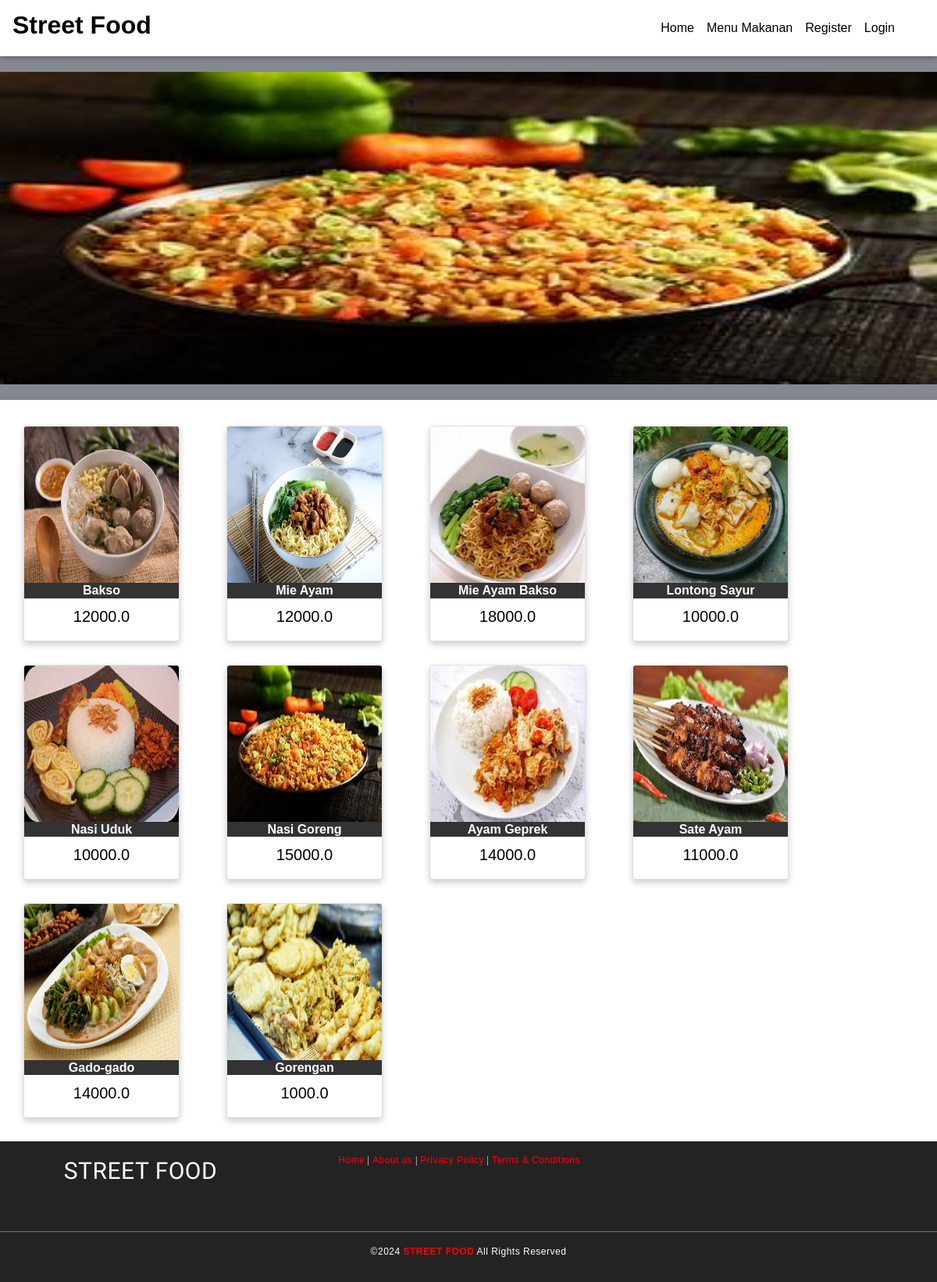
Screenshot of /allfood with the database file from the repository.
### foodapp/models.py (models this page shows)
class Food(models.Model):
	FoodId    = models.AutoField(primary_key=True)
	FoodName  = models.CharField(max_length=30)
	FoodCat   = models.CharField(max_length=30)
	FoodPrice = models.FloatField(max_length=15)
	FoodImage = models.ImageField(upload_to='media',default='')
	class Meta:
		db_table = "FP_Food"

### foodapp/views.py (the view)
# urls.py: path('allfood',views.showfood),
def showfood(request):
	foods = Food.objects.all()
	return render(request,'foodlist.html',{'foodlist':foods})

### Templates/foodapp/foodlist.html (shortened to what this page needs)
<!DOCTYPE html>
<html lang="en" dir="ltr">
  <head>
	{% load static %}
    <link rel="stylesheet" type="text/css" href="{% static 'css/imperial_style.css' %}">
    <link rel="stylesheet" type="text/css" href="{% static 'css/master.css' %}">
    <link rel="stylesheet" href="path/to/font-awesome/css/font-awesome.min.css">
    <link rel="stylesheet" href="https://use.fontawesome.com/releases/v5.7.2/css/all.css">
    <link rel="stylesheet" href="https://use.fontawesome.com/releases/v5.3.1/css/all.css">
    <link rel="stylesheet" href="https://stackpath.bootstrapcdn.com/bootstrap/4.4.1/css/bootstrap.min.css">
  </head>
  <body style="background-image: none;">
    <nav class="navbar navbar-expand-lg navbar-light" style="width:100%;background-image: linear-gradient(180deg,#FFF,#FFF);box-shadow: 0px 0px 7px 0px #404040;">
      <a class="navbar-brand" href="/"><h2 style="color:black;font-family:sans-serif;font-weight:bolder;"><b>Street Food</b></h2></a>
      <div class="collapse navbar-collapse" id="navbarSupportedContent">
        <ul class="navbar-nav" style="margin-left:auto!important;margin-right:30px;">
          <li class="nav-item active">
            <a class="nav-link" id="nav-link" href="home">Home <span class="sr-only">(current)</span></a>
          </li>
          <li class="nav-item active">
            <a class="nav-link" id="nav-link" href="allfood">Menu Makanan <span class="sr-only">(current)</span></a>
          </li>
          {% if request.session.CustId is None and request.session.AdminId is None %}
          <li class="nav-item active">
            <a class="nav-link" id="nav-link" href="addcustomer">Register <span class="sr-only">(current)</span></a>
          </li>
          {% endif %}
          {% if request.session.CustId is None and request.session.AdminId is None %}
          <li class="nav-item active">
            <a class="nav-link" id="nav-link" href="login">Login <span class="sr-only">(current)</span></a>
          </li>
          {% endif %}
        </ul>
      </div>
    </nav>
    <main style="width:100%;margin-top: 0;margin-bottom: 10px;background-color:#FFF";>
      <div class="" style="max-width:100%;padding-top:20px;padding-bottom:20px;">
        <img class="mySlides" src="{% static 'images/slider2.jpg' %}" height="400px" style="width:100%">
        <div class="" style="position:static;">
		<hr />
          {% for f in foodlist %}
          <div class="card">
          <img src="{{f.FoodImage.url}}" alt="" style="height: 200px;width:100%;">
          <h1>{{f.FoodName}}</h1>
          <p class="price">{{f.FoodPrice}}</p>
          </div>
          {% endfor %}
        </div>
      </div>
    </main>
    <footer>
      <div class="foot-con">
        <div class="fo-cont-1">
            STREET FOOD
        </div>
        <div class="fo-cont-2">
          <a class="ext-link" href="#">Home</a> |
            <a class="ext-link" href="#">About us</a> |
              <a class="ext-link" href="#">Privacy Policy</a> |
                <a class="ext-link" href="#">Terms & Conditions</a>
        </div>
      </div><hr style="background-color: grey;margin-top:0px;"/>
      ©<script type='text/javascript'>var creditsyear = new Date();document.write(creditsyear.getFullYear());</script> <a class="ext-link" href="/"><b>STREET FOOD</b></a> All Rights Reserved
    </footer>
  </body>
</html>

### foodapp/static/css/imperial_style.css (style rules this page uses)
* { margin: 0; padding: 0; font-family: sans-serif; box-sizing: border-box; text-decoration: none; }
a { color: red; }
body { background-image: url("/static/images/white.jpg"); }
#nav-link { font-family: sans-serif; font-weight: 400; color:black; }
.card { float:left; box-shadow: 0 4px 8px 0 rgba(0, 0, 0, 0.2); width: 200px; max-width: 200px; margin: auto; margin-left: 2.5%; margin-right: 2.5%; margin-top: 20px; margin-bottom: 10px; text-align: center; font-family: arial; position: inherit; overflow: hidden; border: 1px solid black; }
.card h1 { font-size: 100%; font-weight: bolder; color: #FFF; background: #333; }
.price { color: black; font-size: 20px; }
.mySlides { height: 400px; width: 100%; box-shadow:0 0 0px 20px rgba(10, 21, 33, 0.5); }
footer { margin-top: 10px; padding-top: 15px; padding-bottom: 30px; background-color: #232323; color: white; font-family: sans-serif; font-size:12px; font-weight: normal; letter-spacing: 0.5px; text-align: center; flex-shrink: 0; }
.foot-con { width: 100%; height: 100px; overflow: hidden; }
.fo-cont-1 { width:30%; float: left; text-align: center; font-size: 30px; font-weight: normal; color: ; font-family: 'Bevan', cursive; overflow: hidden; }
.fo-cont-2 { width:38%; float: left; font-size: 12px; text-align: center; font-weight: normal; color: ; font-family: 'Ultra', serif; overflow: hidden; }

### foodapp/static/css/master.css (style rules this page uses)
* { margin: 0; padding: 0; font-family: sans-serif; box-sizing: border-box; text-decoration: none; }
body { background-image: url("/static/images/mainscreen4.jpg"); height: 100vh; max-width: 100%; background-size: cover; background-repeat: no-repeat; background-attachment: fixed; background-position: 50% 100%; display: grid; grid-template-rows: 1fr auto; }
main { margin-top: 50px; flex: 1 0 auto; }
footer { margin-top: 10px; padding-top: 15px; padding-bottom: 30px; background-color: #232323; color: white; font-family: sans-serif; font-size:12px; font-weight: normal; letter-spacing: 0.5px; text-align: center; flex-shrink: 0; }
.ext-link { color: red; }
.foot-con { width: 100%; height: 100px; overflow: hidden; }
.fo-cont-1 { width:30%; float: left; text-align: center; font-size: 30px; font-weight: normal; color: ; font-family: 'Bevan', cursive; overflow: hidden; }
.fo-cont-2 { width:38%; float: left; font-size: 12px; text-align: center; font-weight: normal; color: ; font-family: 'Ultra', serif; overflow: hidden; }

### Templates/foodapp/foodlist.html (style rules this page uses)
.mySlides { display:none; }

### rows the page displays
Food: FoodImage (picture), FoodName "Bakso", FoodPrice "12000.0"
Food: FoodImage (picture), FoodName "Mie Ayam", FoodPrice "12000.0"
Food: FoodImage (picture), FoodName "Mie Ayam Bakso", FoodPrice "18000.0"
Food: FoodImage (picture), FoodName "Lontong Sayur", FoodPrice "10000.0"
Food: FoodImage (picture), FoodName "Nasi Uduk", FoodPrice "10000.0"
Food: FoodImage (picture), FoodName "Nasi Goreng", FoodPrice "15000.0"
Food: FoodImage (picture), FoodName "Ayam Geprek", FoodPrice "14000.0"
Food: FoodImage (picture), FoodName "Sate Ayam", FoodPrice "11000.0"
Food: FoodImage (picture), FoodName "Gado-gado", FoodPrice "14000.0"
Food: FoodImage (picture), FoodName "Gorengan", FoodPrice "1000.0"
